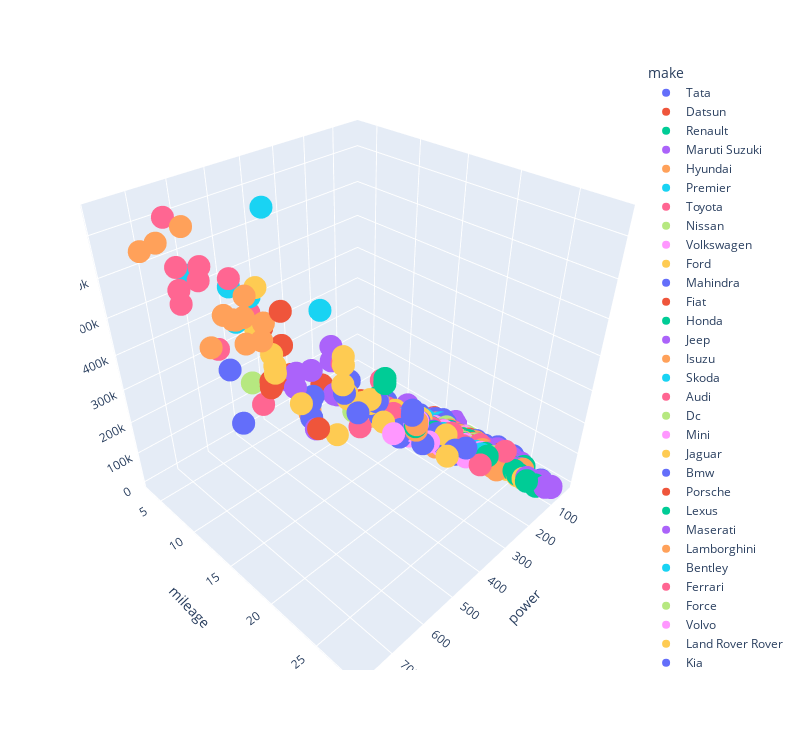

Source (notebook cell):
### Markdown cell above
### Using more interactive plot to show the previous plot and also adding the car manufacturer

### Code cell
fig = px.scatter_3d(df, x='power', z='price', y='mileage',color='make',width=800,height=750)
fig.update_layout(showlegend=True)
fig.show();
